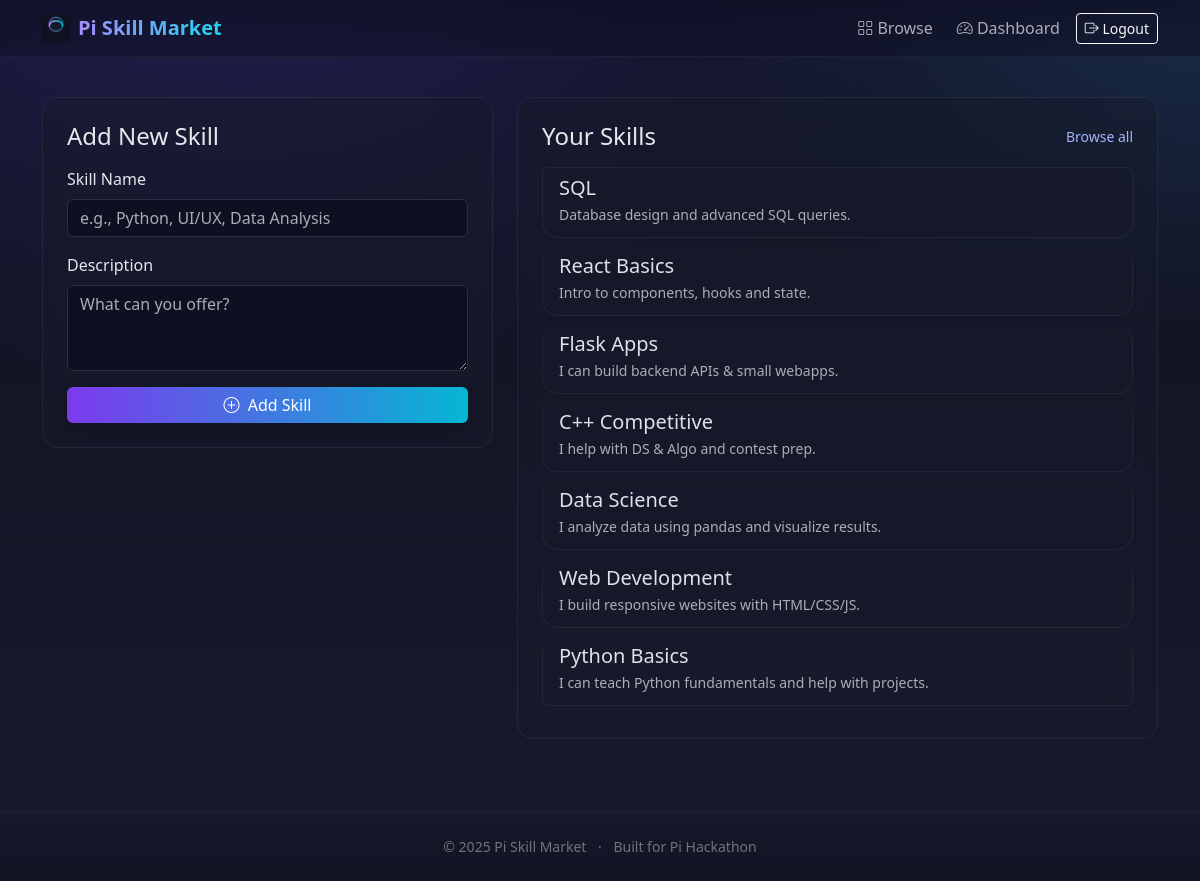
The page /dashboard (signed in) on the database its author committed.
### app.py (models this page shows, shortened)
class Skill(db.Model):
    id = db.Column(db.Integer, primary_key=True)
    name = db.Column(db.String(150), nullable=False)         # used in templates as s.name
    description = db.Column(db.String(600), nullable=False)
    created_at = db.Column(db.DateTime, default=datetime.utcnow)
    user_id = db.Column(db.Integer, db.ForeignKey("user.id"), nullable=False)

### app.py (the view, shortened to what this page needs)
@app.route("/dashboard", methods=["GET", "POST"])
@login_required
def dashboard():
    skills = Skill.query.filter_by(user_id=current_user.id).order_by(Skill.id.desc()).all()
    return render_template("dashboard.html", skills=skills)

### app.py (called while the page is built)
@login_manager.user_loader
def load_user(user_id):
    return User.query.get(int(user_id))

### templates/dashboard.html (shortened to what this page needs)
{% extends "base.html" %}
{% block content %}
<div class="row g-4">
  <div class="col-lg-5">
    <div class="p-4 glass-card fade-in">
      <h4 class="mb-3">Add New Skill</h4>
      <form method="POST" action="{{ url_for('dashboard') }}">
        <div class="mb-3">
          <label class="form-label">Skill Name</label>
          <input type="text" class="form-control" name="name" required placeholder="e.g., Python, UI/UX, Data Analysis">
        </div>
        <div class="mb-3">
          <label class="form-label">Description</label>
          <textarea class="form-control" name="description" rows="3" required placeholder="What can you offer?"></textarea>
        </div>
        <button class="btn btn-primary w-100"><i class="bi bi-plus-circle me-1"></i> Add Skill</button>
      </form>
    </div>
  </div>
  <div class="col-lg-7">
    <div class="p-4 glass-card fade-in">
      <div class="d-flex justify-content-between align-items-center mb-3">
        <h4 class="mb-0">Your Skills</h4>
        <a class="small" href="{{ url_for('browse_skills') }}">Browse all</a>
      </div>
      {% if skills %}
        <div class="list-group">
          {% for skill in skills %}
            <div class="list-group-item glass-card mb-2">
              <h5 class="mb-1">{{ skill.name }}</h5>
              <p class="mb-1 small text-muted">{{ skill.description }}</p>
            </div>
          {% endfor %}
        </div>
      {% else %}
        <p class="text-muted">You haven’t added any skills yet.</p>
      {% endif %}
    </div>
  </div>
</div>
{% endblock %}

### static/style.css (style rules this page uses)
:root { --bg1:#0f1220; --bg2:#171a2b; --card:#161a2a80; --glass:#ffffff10; --accent:#a78bfa; --accent2:#22d3ee; --text:#e5e7eb; --muted:#9ca3af; }
* { box-sizing:border-box }
html,body { height:100%; background: radial-gradient(1200px 800px at 20% -10%, #241f52 0%, transparent 60%), radial-gradient(1000px 600px at 100% 0%, #1a2b4a 0%, transparent 55%), linear-gradient(180deg, var(--bg1), var(--bg2)); color:var(--text); margin:0; font-family: system-ui, -apple-system, "Segoe UI", Roboto, Inter, Arial, "Noto Sans", sans-serif; }
.glass-card { background: var(--card); border: 1px solid var(--glass); border-radius: 16px; backdrop-filter: blur(8px); }
.btn-primary, .btn-success, .btn-warning { border:0; box-shadow: 0 6px 20px #00000033; }
.btn-primary { background: linear-gradient(90deg, #7c3aed, #06b6d4); }
.form-control, .form-select, textarea { background:#0c1020; border:1px solid #2a2f45; color:var(--text); }
.fade-in { animation:fade .6s ease both; }
a { color:#a5b4fc; text-decoration:none }

### rows shown on the page
Skill: name "SQL", description "Database design and advanced SQL queries."
Skill: name "React Basics", description "Intro to components, hooks and state."
Skill: name "Flask Apps", description "I can build backend APIs & small webapps."
Skill: name "C++ Competitive", description "I help with DS & Algo and contest prep."
Skill: name "Data Science", description "I analyze data using pandas and visualize results."
Skill: name "Web Development", description "I build responsive websites with HTML/CSS/JS."
Skill: name "Python Basics", description "I can teach Python fundamentals and help with projects."

### other values the page prints
{{ 2025 }} "2025"
